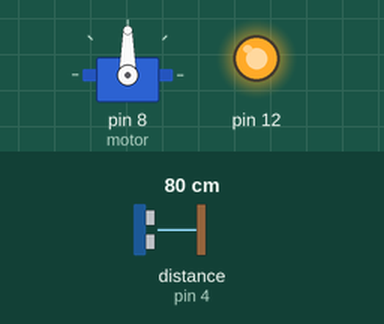
Recording of a sketch running on a simulated Arduino Uno, built with avr-gcc and run on an emulated ATmega328P. Shown: servo, output pins drawn as LEDs (lit = HIGH). Wiring (inferred from the names in the program): ultrasonic range finder: trigger pin 2; echo pin 4. Inputs (shaded band) come from the test bench; at power-on: distance to the obstacle (sensor on pin 4) 80 cm. The echo pulse lasts 58.3 µs per cm; pins used as bus, display or sensor lines are not drawn.

Above: at 1.2 s.
1.3 s: distance to the obstacle (sensor on pin 4) set to 17 cm
2.8 s: distance to the obstacle (sensor on pin 4) set to 14 cm
At 3.2 s:
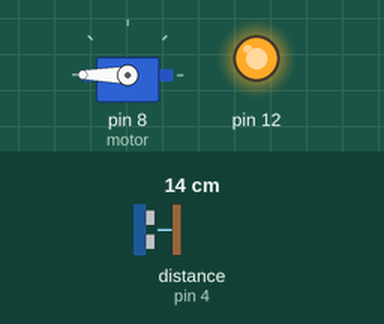
5.8 s: distance to the obstacle (sensor on pin 4) set to 18 cm
At 6.3 s:
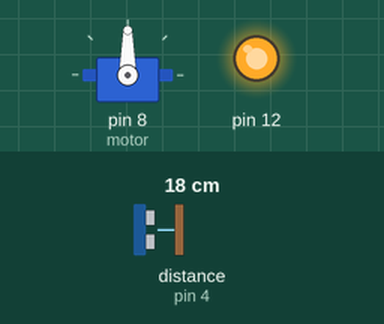
7.3 s: distance to the obstacle (sensor on pin 4) set to 2 cm
At 8.6 s:
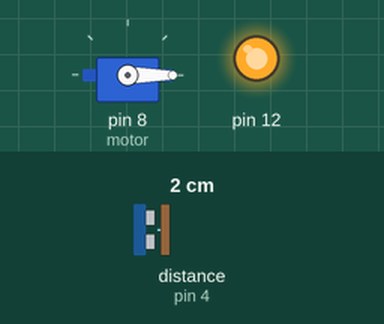
Timing chart, 0 to 11.3 s (numbered marks = the images above; inputs shaded):
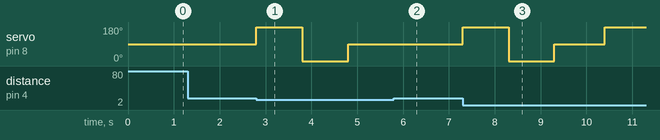

The sketch:

sketch_oct02b.ino
```cpp
#include <Servo.h>
#define trig 2
#define echo 4
#define left 6
#define right 7

Servo motor;
long mesure[2];
long cm;
long t;


void setup() {
  // put your setup code here, to run once:
  pinMode(12,OUTPUT);
  digitalWrite(12,HIGH);
  //*****************//
  motor.attach(8);
  pinMode(2,OUTPUT);
  pinMode(4,INPUT);
  Serial.begin(9600);
  motor.write(90);
}

long ultraSonic(){
  digitalWrite(trig,HIGH);
  delayMicroseconds(10);
  digitalWrite(trig,LOW);
  t = pulseIn(echo,HIGH);
  cm = t/29/2;
  return cm;
  }

void servoMotor(){
  motor.write(180);
  mesure[0]=ultraSonic();
  delay(1000);
  motor.write(0);
  mesure[1]=ultraSonic();
  delay(1000);
  motor.write(90);

  }

void loop() {
  // put your main code here, to run repeatedly:
  if(ultraSonic()<15){
    digitalWrite(left,LOW);
    digitalWrite(right,LOW);
    servoMotor();
    if(mesure[0]>mesure[1]){
      digitalWrite(left,LOW);
      digitalWrite(right,HIGH);
      delay(100);
      }else{
        digitalWrite(left,HIGH);
        digitalWrite(right,LOW);
        delay(100);
        }
    delay(1000);

    }else{
    digitalWrite(left,HIGH);
    digitalWrite(right,HIGH);

      }


}
```

Measured:
- the behaviour switches between 16 and 15 cm on distance to the obstacle (sensor on pin 4) (found by bisection; images 0 and 1)
- after the input at 1.3 s, every drawn part: stays the same
- after the input at 2.8 s, servo on pin 8 (motor): 90° → 180° at once, → 0° 1.0 s later, → 90° 1.0 s later
- after the input at 5.8 s, servo on pin 8 (motor): stays 90° (without the input it goes to 180° after 0.11 s)
- after the input at 7.3 s, servo on pin 8 (motor): 90° → 180° at once, → 0° 1.0 s later, → 90° 1.0 s later, → 180° 1.1 s later
